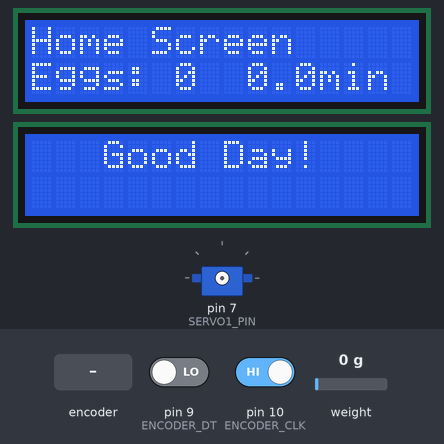
Bench run of a sketch on a simulated Arduino Uno, built with avr-gcc and run on an emulated ATmega328P. Shown: 2 × 16×2 character LCD, servo. The test bench sets the inputs (shaded band); at power-on: pin 9 (ENCODER_DT) LOW, pin 10 (ENCODER_CLK) HIGH, weight on the scale 0 g. The audio player accepts every command and is not drawn; what the sketch prints to the serial monitor is not drawn.

Above: at 3.6 s.
At 5.3 s:
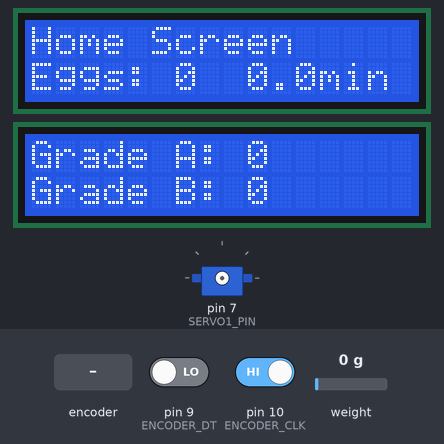
5.4 s: rotary encoder on pin 10 (ENCODER_CLK) / pin 9 (ENCODER_DT) turned 3 steps (first pin leading)
At 10.0 s:
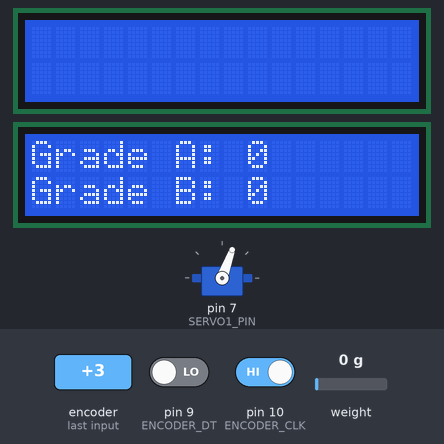
At 14.4 s:
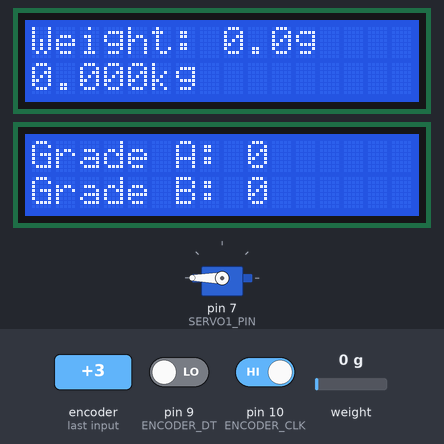
Timing chart, 0 to 15.9 s (numbered marks = the images above; inputs shaded):
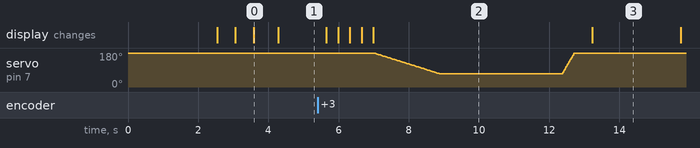

Measured:
- after the input at 5.4 s, the display: first changes after 0.25 s (image 2 shows a later state)
- what the display in image 0 shows lasts 0.7 s, from 3.6 s to 4.3 s

The sketch:

arduinoCode.ino
```cpp
#include <Servo.h>
#include <HX711_ADC.h>
#include <Wire.h>
#include <LiquidCrystal_I2C.h>
#include <SoftwareSerial.h>
#include <DFRobotDFPlayerMini.h>

//C:\Users\user\AppData\Local\Arduino15\libraries


static const uint8_t PIN_MP3_TX = 12;
static const uint8_t PIN_MP3_RX = 11;

// Global variables
unsigned long autoStartTime = 0;
float autoDurationMinutes = 0.0;
bool autoModeStarted = false;

unsigned long sortStartTime = 0;

unsigned long lastHomeUpdate = 0;
const unsigned long homeUpdateInterval = 500;  // Update every 500 ms

SoftwareSerial softwareSerial(PIN_MP3_RX, PIN_MP3_TX);

DFRobotDFPlayerMini player;

// pin assignments
#define SERVO1_PIN 7
#define SERVO2_PIN 5
#define LOADCELL_DT 2
#define LOADCELL_SCK 3
#define ENCODER_DT 9
#define ENCODER_CLK 10

// objects
LiquidCrystal_I2C lcd(0x27, 16, 2);
LiquidCrystal_I2C lcd2(0x26, 16, 2);
HX711_ADC LoadCell(LOADCELL_DT, LOADCELL_SCK);
Servo servo1, servo2;

// variables
bool isAutoMode = false;
unsigned long lastEncoderCheck = 0;
const int encoderDebounce = 5;
int lastEncoderCLK = HIGH;
int classifiedEggs = 0;
const int calibrationValue = 2102;

int gradeACount = 0;
int gradeBCount = 0;

void setup() {
  Serial.begin(9600);
  // Init serial port for DFPlayer Mini
  softwareSerial.begin(9600);
  lcd.init();
  lcd.backlight();
  lcd2.init();
  lcd2.backlight();

  pinMode(ENCODER_DT, INPUT);
  pinMode(ENCODER_CLK, INPUT);

  LoadCell.begin();
  LoadCell.start(2000);
  LoadCell.setCalFactor(calibrationValue);


  lcd.clear();
  lcd.setCursor(0, 0);
  lcd.print("System Ready");
  delay(500);

  lcd2.clear();
  lcd2.setCursor(3, 0);
  lcd2.print("Good Day!");
  delay(500);

  displayHomeScreen();

// Start communication with DFPlayer Mini
  if (player.begin(softwareSerial)) {
    Serial.println("OK");

    // Set volume to maximum (0 to 30).
    player.volume(30);
    // Play the "0001.mp3" in the "mp3" folder on the SD card
    player.playMp3Folder(1);

  } else {
    Serial.println("Connecting to DFPlayer Mini failed!");
  }

}

void loop() {
  handleEncoder();

  if (isAutoMode) {
    if (!autoModeStarted) {
      autoStartTime = millis();      // Record start time
      autoDurationMinutes = 0.0;     // Reset duration
      autoModeStarted = true;
    }
    runAutoMode();
  } else {
    if (autoModeStarted) {
      // Calculate duration in minutes (with decimals)
      autoDurationMinutes = (millis() - autoStartTime) / 60000.0;

      // Send only time duration to ESP32 (serial)
      Serial.print("duration:");
      Serial.println(autoDurationMinutes, 2);

      autoModeStarted = false;  // Reset flag
    }

    displayHomeScreen();
  }

  // Always update LCD2
  lcd2.setCursor(0, 0);
  lcd2.print("Grade A: ");
  lcd2.print(gradeACount);
  lcd2.print("    ");

  lcd2.setCursor(0, 1);
  lcd2.print("Grade B: ");
  lcd2.print(gradeBCount);
  lcd2.print("    ");
}
// rotary encoder

void handleEncoder() {
  int currentCLK = digitalRead(ENCODER_CLK);

  // Detect falling edge (HIGH → LOW transition)
  if (currentCLK != lastEncoderCLK && currentCLK == LOW) {
    int dtValue = digitalRead(ENCODER_DT);

    // Rotation direction determined by DT pin state
    if (dtValue == HIGH) {
      // Clockwise rotation → Auto Mode
      // Play the "0001.mp3" in the "mp3" folder on the SD card
     player.playMp3Folder(3);
     animateTransition();
      if (!isAutoMode) {
        isAutoMode = true;
        animateTransition();
      }
    } else {
      // Counter-clockwise rotation → Home Mode
      if (isAutoMode) {
        isAutoMode = false;
        animateTransition();
      }
    }
  }

  lastEncoderCLK = currentCLK;  // Save current state for next check
}

// Home Screen
void displayHomeScreen() {
  if (millis() - lastHomeUpdate >= homeUpdateInterval) {
    lastHomeUpdate = millis();

    //lcd.clear();
    lcd.setCursor(0, 0);
    lcd.print("Home Screen ");
    lcd.setCursor(0, 1);
    lcd.print("Eggs: ");
    lcd.print(classifiedEggs);

    lcd.setCursor(9, 1);
    lcd.print(autoDurationMinutes, 1);  // Show 1 decimal place
    if(autoDurationMinutes > 1.9){
    lcd.print("mins");
    }else{
      lcd.print("min");
    }

 delay(50);  // Optional: adjust if needed
  }
}

void animateTransition(){
  for (int i = 0; i < 16; i++) {
    lcd.clear();
    lcd.setCursor(i, 0);
    lcd.print(isAutoMode ? "Auto Mode" : "Home Mode");
    delay(30);
  }
  lcd.clear();
}

// Auto Mode
void runAutoMode(){
  sortStartTime = millis(); // Start timing
  servo1.attach(SERVO1_PIN);

  // Slowly move to 180°
  smoothServoMove(servo1, 180, 70, 17);
  delay(3500);

  // Fast return to 180°
  smoothServoMove(servo1, 70, 180, 3);
  delay(500);

  servo1.detach();

  float finalWeight = 0;
  unsigned long start = millis();

  while (millis() - start < 2500) {
    LoadCell.update();
    float weightGrams = LoadCell.getData();
    float weightKg = weightGrams / 1000.0;
    finalWeight = weightGrams;

    lcd.setCursor(0, 0);
    lcd.print("Weight: ");
    lcd.print(weightGrams, 1);
    lcd.print("g   ");

    lcd.setCursor(0, 1);
    lcd.print(weightKg, 3);
    lcd.print("kg   ");

    delay(100);
  }

  if (finalWeight < 1.0){
    lcd.clear();
    lcd.setCursor(0,0);
    lcd.print("Too Light (<20g)");
    lcd.setCursor(0, 1);
    lcd.print("Back to Home...");
    delay(2000);
    isAutoMode = false;
    player.volume(30);
    player.playMp3Folder(2);
    animateTransition();
    return;
  }

 servo2.attach(SERVO2_PIN);

  if (finalWeight > 28 && finalWeight < 55) {
    smoothServoMove(servo2, 90, 60, 10);
    delay(4000);
    gradeACount++;
    player.playMp3Folder(5);
    delay(3000);
  } if (finalWeight > 20.0 && finalWeight < 27) {
    smoothServoMove(servo2, 90, 130, 10);
    delay(4000);
    gradeBCount++;
    player.playMp3Folder(6);
    delay(4000);
  }
  servo2.write(90);
  delay(500);
  servo2.detach();


  classifiedEggs++;
  delay(1000);

  // ===> SEND TO ESP32/THINGSPeak here after sorting ===
  unsigned long sortDuration = (millis() - sortStartTime) / 1000; // in seconds
  Serial.print("field1="); Serial.print(classifiedEggs);
  Serial.print("&field2="); Serial.print(gradeACount);
  Serial.print("&field3="); Serial.print(gradeBCount);
  Serial.print("&field4="); Serial.println(autoDurationMinutes);
  // ESP32 reads this string via Serial and uploads to ThingSpeak
  player.playMp3Folder(4);
   delay(2000);
}
// ===> END MODIFIED SECTION


// Smooth servo movement function
void smoothServoMove(Servo &servo, int fromAngle, int toAngle, int stepDelay) {
  int step = (fromAngle < toAngle) ? 1 : -1;
  for (int angle = fromAngle; angle != toAngle; angle += step) {
    servo.write(angle);
    delay(stepDelay);
  }
  servo.write(toAngle); // ensure it lands exactly
}
```
